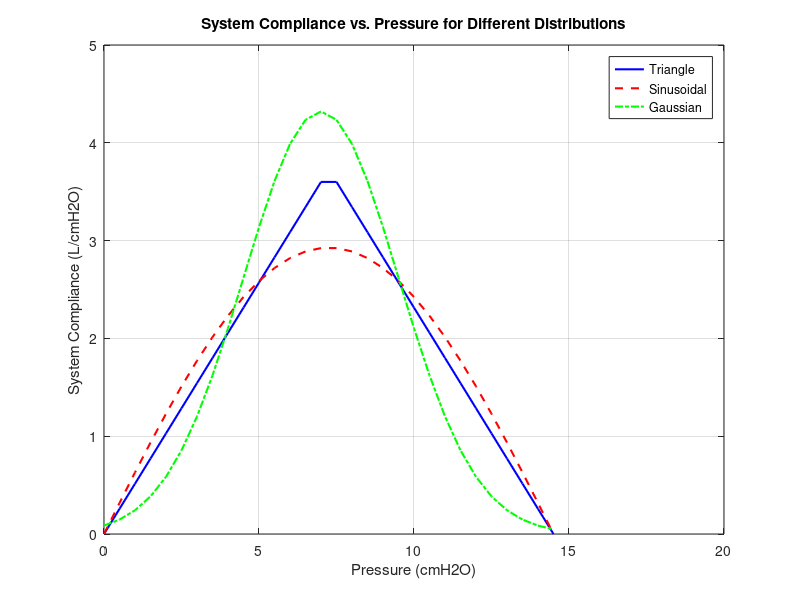
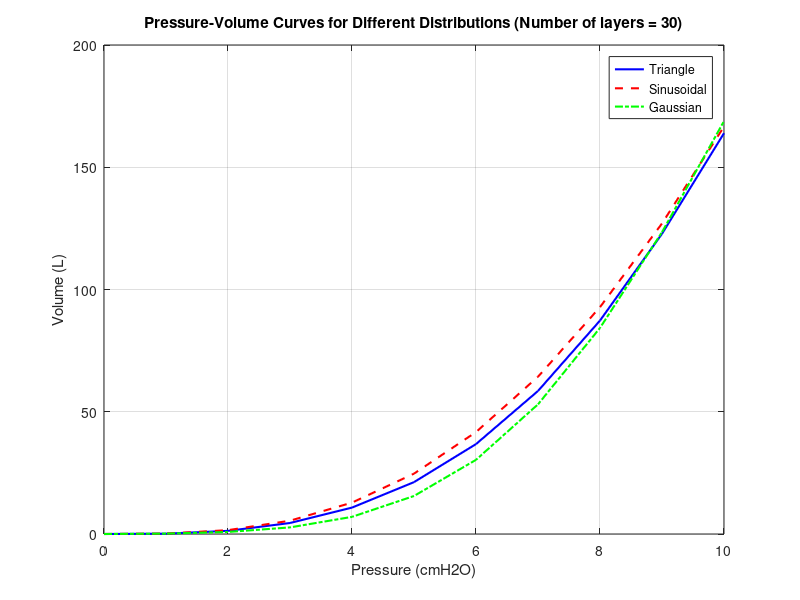
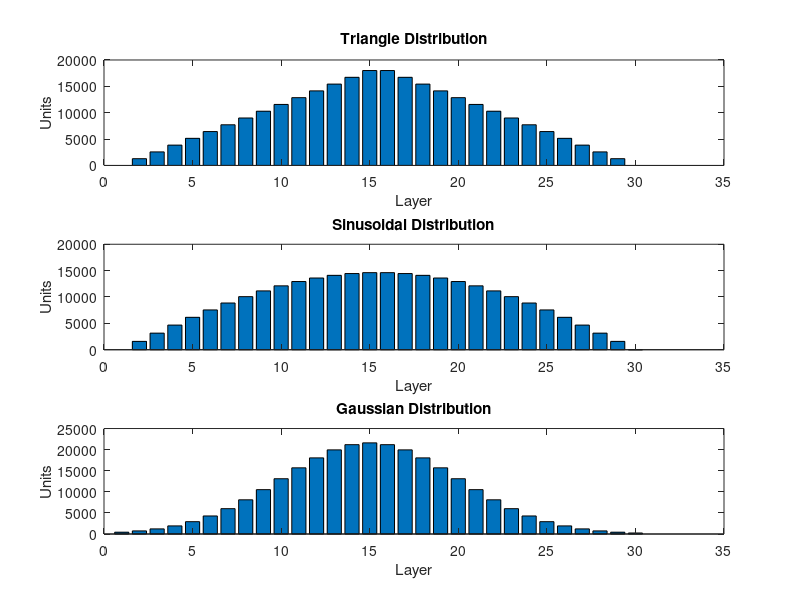
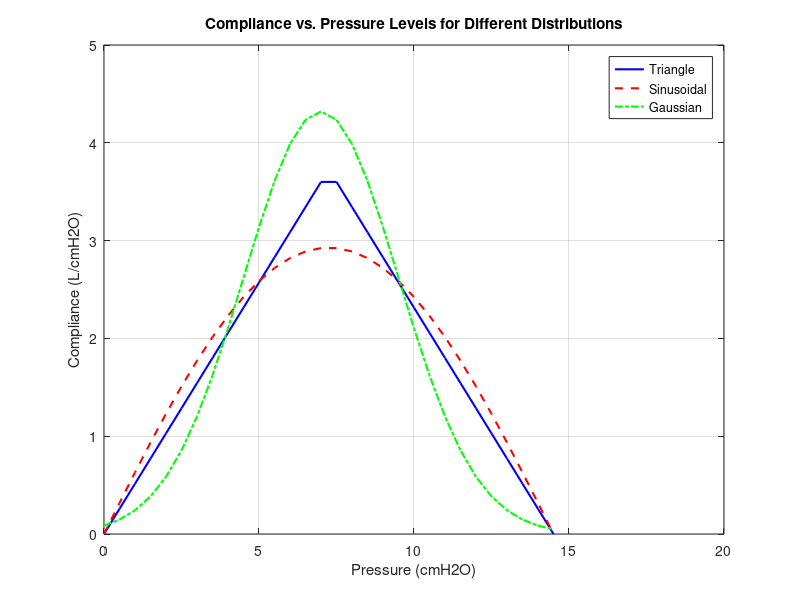

Reproduce these figures in MATLAB, in order.
% Define constants
PEEP = 0;
PIP = 10;
TOP = 0;
total_units = 9000 * 30; % Total number of units (constant)
compliance_per_unit = 0.0002; % Compliance per alveolar unit

% Modify the step size of SP
step_size = 0.5; % Example step size, you can change this

% Calculate number of layers and units per layer
num_layers = 15 / step_size; % Number of layers based on step size
units_per_layer = total_units / num_layers; % Units per layer to keep total units constant

% Triangle distribution of units
units_per_layer_triangle = linspace(0, 2*units_per_layer, num_layers/2);
units_per_layer_triangle = [units_per_layer_triangle, fliplr(units_per_layer_triangle)];

% Sinusoidal distribution of units
% Sinusoidal distribution of units - Adjusted
units_per_layer_sinusoidal = (sin(linspace(0, pi, num_layers))) * units_per_layer;
current_total_units_sinusoidal = sum(units_per_layer_sinusoidal);
scaling_factor = 270000 / current_total_units_sinusoidal;
units_per_layer_sinusoidal = units_per_layer_sinusoidal * scaling_factor;


% Gaussian distribution of units
sigma = num_layers / 6; % Adjust sigma for desired spread
mu = num_layers / 2; % Mean layer index
units_per_layer_gaussian = units_per_layer * exp(-(linspace(1, num_layers, num_layers) - mu).^2 / (2 * sigma^2));
current_total_units_gaussian = sum(units_per_layer_gaussian);
scaling_factor_gaussian = 270000 / current_total_units_gaussian;
units_per_layer_gaussian = units_per_layer_gaussian * scaling_factor_gaussian;

% Initialize arrays for volume and pressure
pressure = PEEP:PIP;
volume_triangle = zeros(size(pressure));
volume_sinusoidal = zeros(size(pressure));
volume_gaussian = zeros(size(pressure));

% Calculate volume for each pressure value - Triangle distribution
% Calculate volume for each pressure value - Triangle distribution
for j = 1:length(pressure)
    PRESS = pressure(j);
    VOLTOT = 0;
    for i = 1:length(units_per_layer_triangle) % Iterate up to the length of units_per_layer_triangle
        SP = (i - 1) * step_size; % layer position
        if PRESS > (SP + TOP)
            VOL = (PRESS - SP) * units_per_layer_triangle(i) * compliance_per_unit;
        elseif PIP > (SP + TOP) && PEEP > SP
            VOL = (PRESS - SP) * units_per_layer_triangle(i) * compliance_per_unit;
        else
            VOL = 0;
        end
        VOLTOT = VOLTOT + VOL;
    end
    volume_triangle(j) = VOLTOT;
end


% Calculate volume for each pressure value - Sinusoidal distribution
for j = 1:length(pressure)
    PRESS = pressure(j);
    VOLTOT = 0;
    for i = 1:num_layers
        SP = (i - 1) * step_size; % layer position
        if PRESS > (SP + TOP)
            VOL = (PRESS - SP) * units_per_layer_sinusoidal(i) * compliance_per_unit;
        elseif PIP > (SP + TOP) && PEEP > SP
            VOL = (PRESS - SP) * units_per_layer_sinusoidal(i) * compliance_per_unit;
        else
            VOL = 0;
        end
        VOLTOT = VOLTOT + VOL;
    end
    volume_sinusoidal(j) = VOLTOT;
end

% Calculate volume for each pressure value - Gaussian distribution
for j = 1:length(pressure)
    PRESS = pressure(j);
    VOLTOT = 0;
    for i = 1:num_layers
        SP = (i - 1) * step_size; % layer position
        if PRESS > (SP + TOP)
            VOL = (PRESS - SP) * units_per_layer_gaussian(i) * compliance_per_unit;
        elseif PIP > (SP + TOP) && PEEP > SP
            VOL = (PRESS - SP) * units_per_layer_gaussian(i) * compliance_per_unit;
        else
            VOL = 0;
        end
        VOLTOT = VOLTOT + VOL;
    end
    volume_gaussian(j) = VOLTOT;
end

% Calculate compliance for each layer
compliance_triangle = units_per_layer_triangle * compliance_per_unit;
compliance_sinusoidal = units_per_layer_sinusoidal * compliance_per_unit;
compliance_gaussian = units_per_layer_gaussian * compliance_per_unit;


diff_compliance_triangle = diff(compliance_triangle);
diff_compliance_gaussian = diff(compliance_gaussian);
diff_compliance_sinusoidal = diff(compliance_sinusoidal);

% Calculate pressure levels for each layer
pressure_levels = (0:num_layers-1) * step_size;

% Plot system compliance vs. pressure
figure;
plot(pressure_levels, compliance_triangle, 'b-', 'LineWidth', 1.5);
hold on;
plot(pressure_levels, compliance_sinusoidal, 'r--', 'LineWidth', 1.5);
plot(pressure_levels, compliance_gaussian, 'g-.', 'LineWidth', 1.5);
hold off;
xlabel('Pressure (cmH2O)');
ylabel('System Compliance (L/cmH2O)');
title('System Compliance vs. Pressure for Different Distributions');
legend('Triangle', 'Sinusoidal', 'Gaussian', 'Location', 'Best');
grid on;

% Calculate delta volume and pressure for system compliance
delta_volume_triangle = volume_triangle(end) - volume_triangle(1);
delta_volume_sinusoidal = volume_sinusoidal(end) - volume_sinusoidal(1);
delta_volume_gaussian = volume_gaussian(end) - volume_gaussian(1);
delta_pressure = pressure(end) - pressure(1);

% Calculate system compliance for each distribution
system_compliance_triangle = delta_volume_triangle / delta_pressure;
system_compliance_sinusoidal = delta_volume_sinusoidal / delta_pressure;
system_compliance_gaussian = delta_volume_gaussian / delta_pressure;

% Display system compliance results
disp(['System Compliance (Triangle Distribution): ' num2str(system_compliance_triangle) ' L/cmH2O']);
disp(['System Compliance (Sinusoidal Distribution): ' num2str(system_compliance_sinusoidal) ' L/cmH2O']);
disp(['System Compliance (Gaussian Distribution): ' num2str(system_compliance_gaussian) ' L/cmH2O']);

% Plot pressure-volume curves
figure;
plot(pressure, volume_triangle, 'b-', 'LineWidth', 1.5);
hold on;
plot(pressure, volume_sinusoidal, 'r--', 'LineWidth', 1.5);
plot(pressure, volume_gaussian, 'g-.', 'LineWidth', 1.5);
hold off;
xlabel('Pressure (cmH2O)');
ylabel('Volume (L)');
title(['Pressure-Volume Curves for Different Distributions (Number of layers = ' num2str(num_layers) ')']);
legend('Triangle', 'Sinusoidal', 'Gaussian', 'Location', 'Best');
grid on;

% Plot distributions of units per layer
figure;
subplot(3, 1, 1);
bar(units_per_layer_triangle);
title('Triangle Distribution');
xlabel('Layer');
ylabel('Units');

subplot(3, 1, 2);
bar(units_per_layer_sinusoidal);
title('Sinusoidal Distribution');
xlabel('Layer');
ylabel('Units');

subplot(3, 1, 3);
bar(units_per_layer_gaussian);
title('Gaussian Distribution');
xlabel('Layer');
ylabel('Units');




% Plot compliance vs. pressure levels for each distribution
figure;
plot(pressure_levels, compliance_triangle, 'b-', 'LineWidth', 1.5);
hold on;
plot(pressure_levels, compliance_sinusoidal, 'r--', 'LineWidth', 1.5);
plot(pressure_levels, compliance_gaussian, 'g-.', 'LineWidth', 1.5);
hold off;
xlabel('Pressure (cmH2O)');
ylabel('Compliance (L/cmH2O)');
title('Compliance vs. Pressure Levels for Different Distributions');
legend('Triangle', 'Sinusoidal', 'Gaussian', 'Location', 'Best');
grid on;

% Plot differences as bar graph
figure;
plot(1:29, [diff_compliance_triangle', diff_compliance_sinusoidal', diff_compliance_gaussian']);
xlabel('Pressure (cmH2O)');
ylabel('Change in Compliance (L/cmH2O)');
title('Change in Compliance vs. Pressure for Different Distributions');
legend('Triangle', 'Sinusoidal', 'Gaussian', 'Location', 'Best');
grid on;




